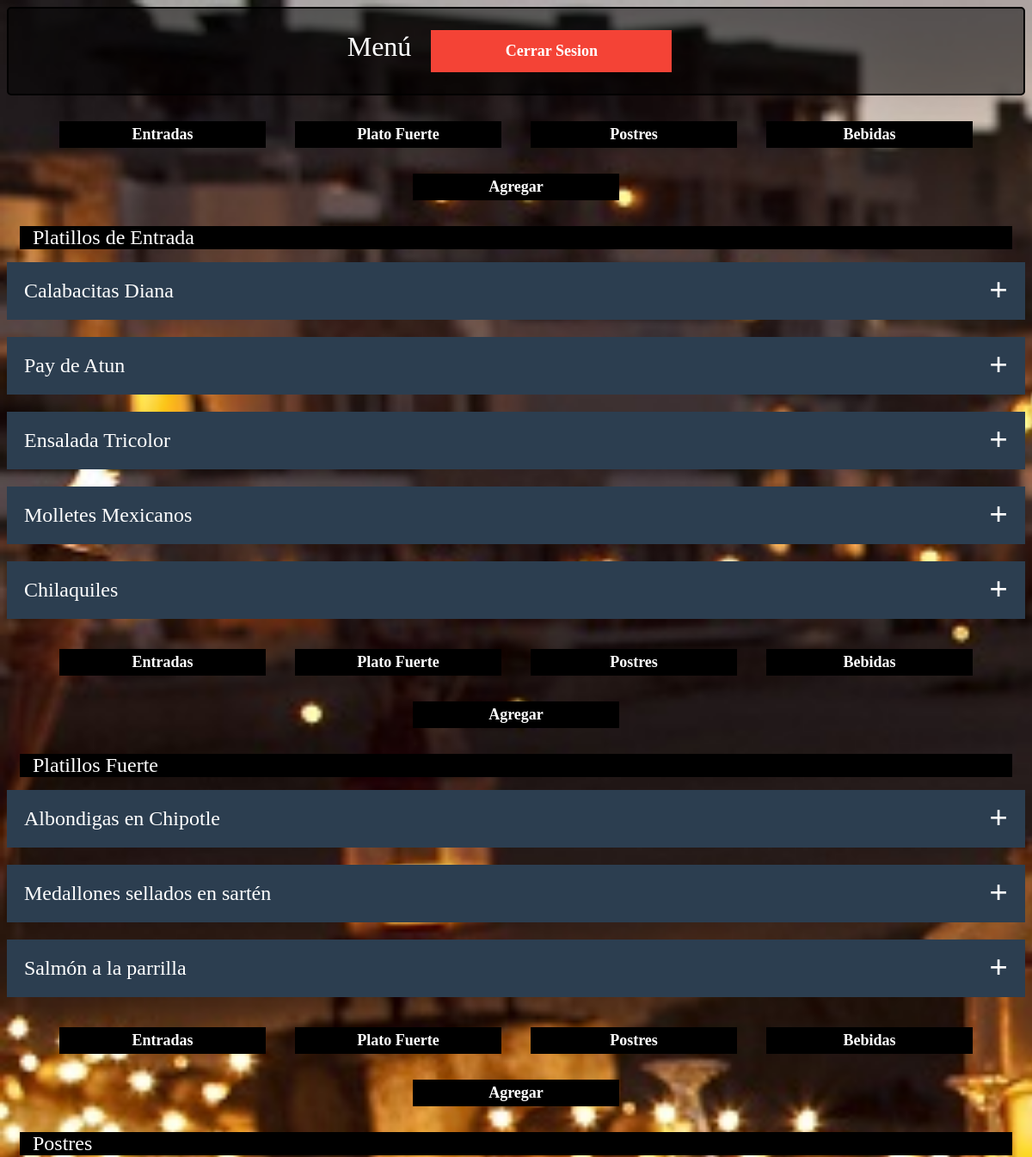
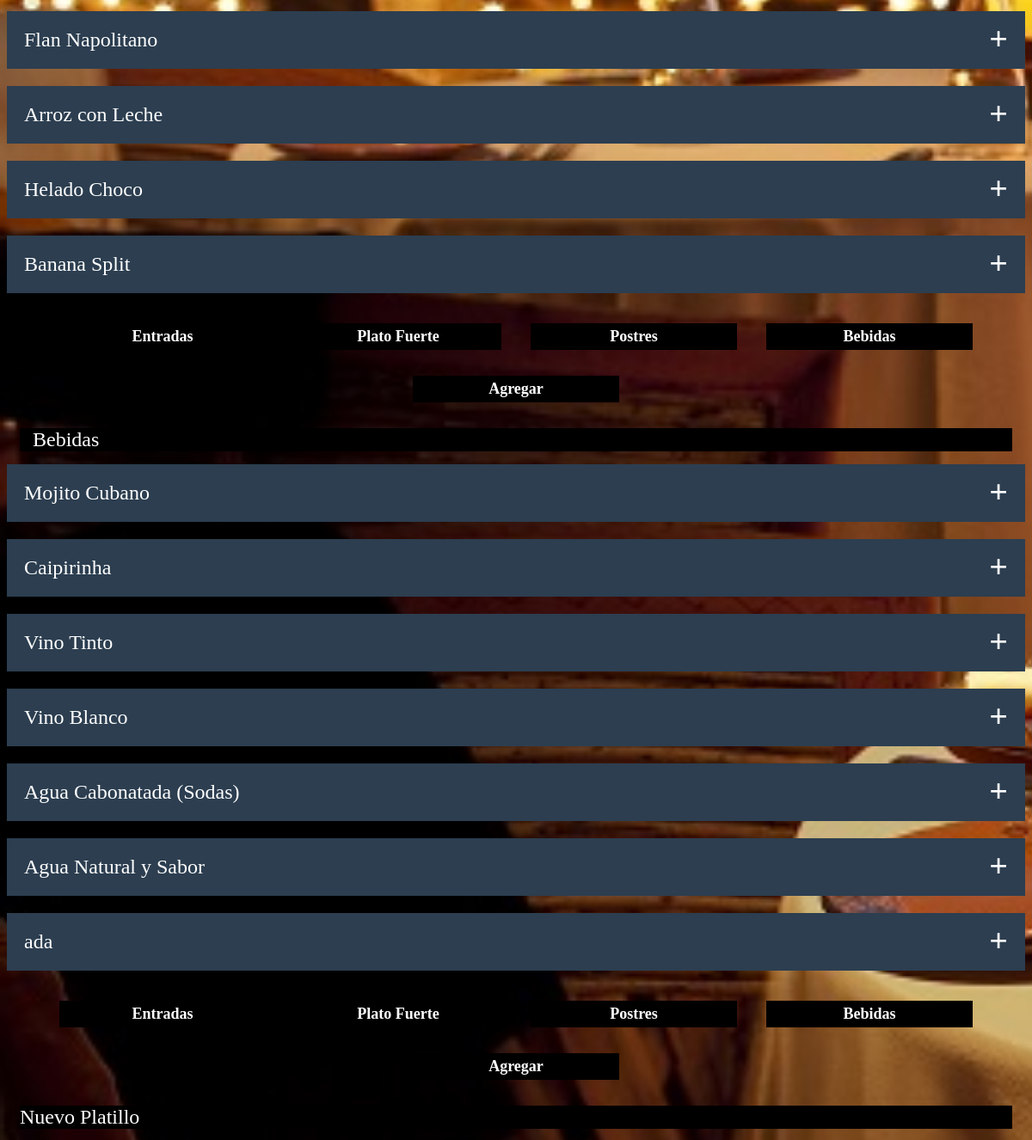
Before: /Administrador/Menu.php (signed in, upper part) with the older database file (2 pictures, top to bottom).
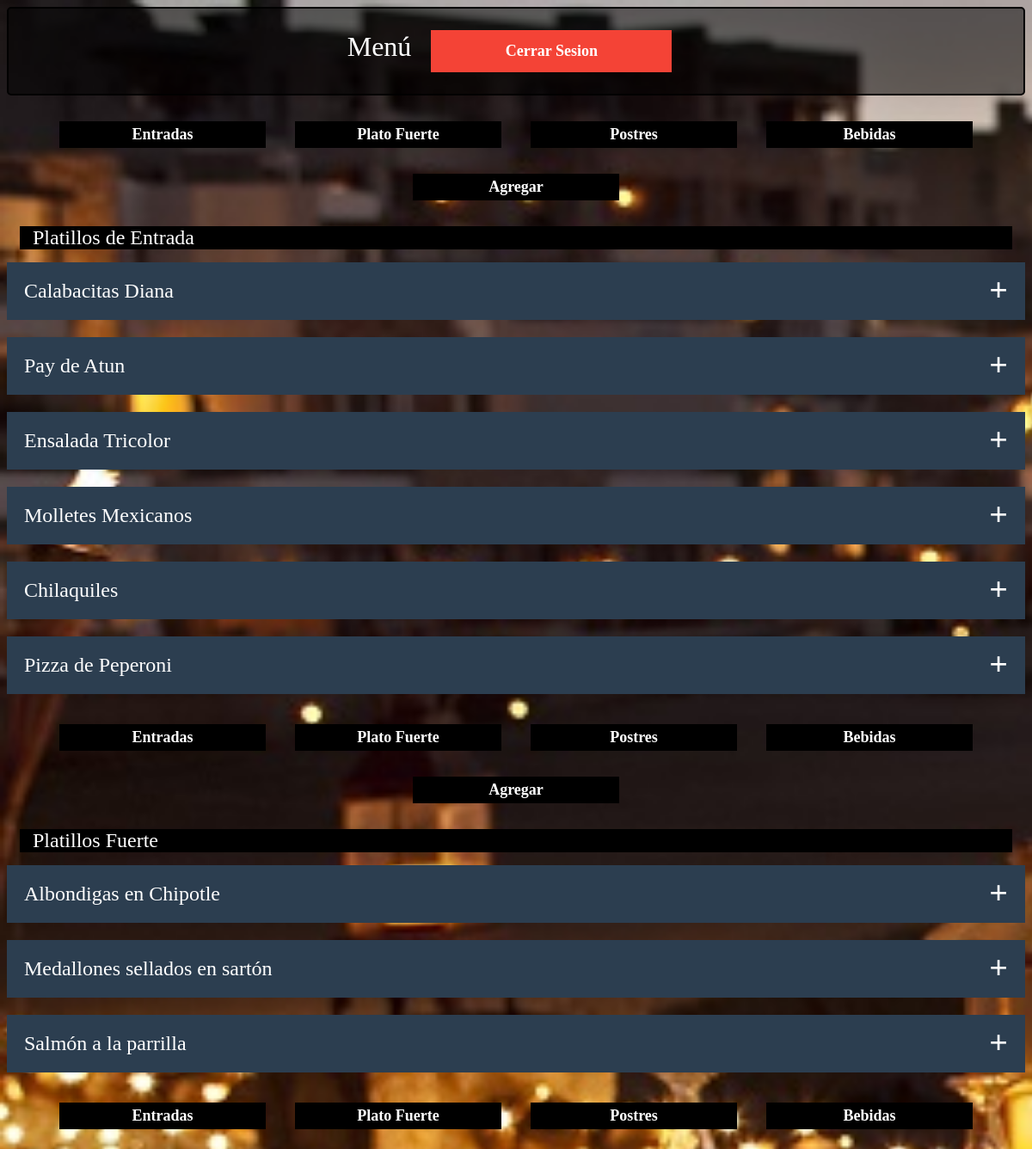
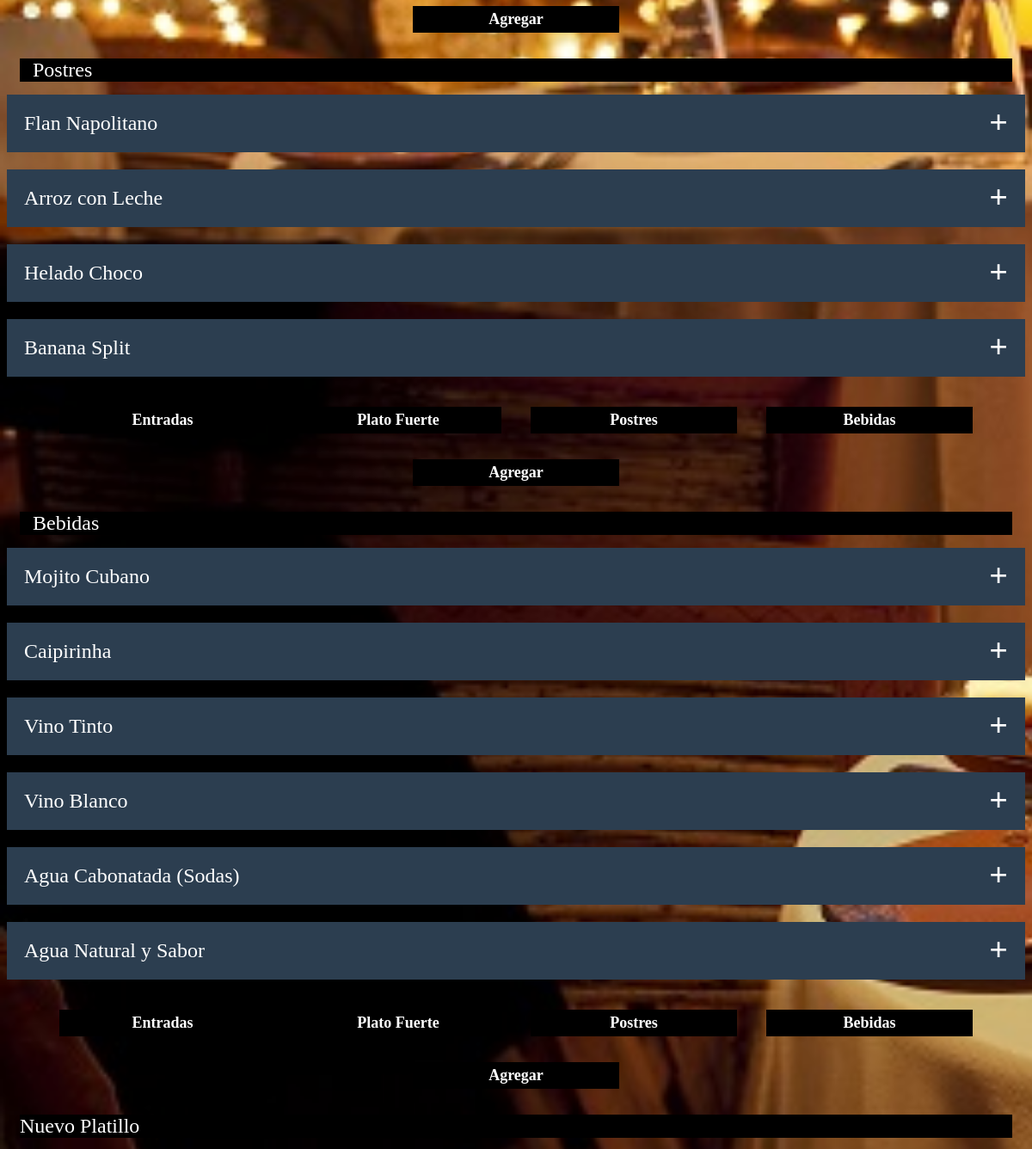
After: the same page with the newer database file (2 pictures, top to bottom).
### tables this page shows
CREATE TABLE `Platillo` (
  `idPlatillo` int(11) NOT NULL AUTO_INCREMENT,
  `Nombre` varchar(500) DEFAULT NULL,
  `Descripcion` varchar(500) DEFAULT NULL,
  `Sugerencia` varchar(1000) DEFAULT NULL,
  `Costo` double DEFAULT NULL,
  `Tipo_Platillo` varchar(50) DEFAULT NULL,
  `Img` varchar(10000) DEFAULT NULL,
  PRIMARY KEY (`idPlatillo`)
);

CREATE TABLE `Bebidas` (
  `idBebidas` int(11) NOT NULL AUTO_INCREMENT,
  `Nombre` varchar(100) DEFAULT NULL,
  `Descripcion` varchar(500) DEFAULT NULL,
  `Costo` double DEFAULT NULL,
  `Img` varchar(700) DEFAULT NULL,
  PRIMARY KEY (`idBebidas`)
);

### Administrador/php/Conectar.php (called while the page is built, shortened)
<?php
	class Conectar
	{
		public function getConexion(){
			$mysql = new mysqli("127.0.0.1","root","linux123","RestaurantDB");
			return $mysql;
		}
		public function getPlatilloEntradas()
		{
			$sql = $this->getConexion();
			$query = "select idPlatillo,Nombre,Descripcion,Costo,Img from Platillo where Tipo_Platillo = 'Entrada';";
			$resultados = $sql->query($query);
			return $resultados;
		}
		public function getPlatilloFuertes()
		{
			$sql = $this->getConexion();
			$query = "select idPlatillo,Nombre,Descripcion,Sugerencia,Costo,Img from Platillo where Tipo_Platillo = 'Fuerte';";
			$resultados = $sql->query($query);
			return $resultados;
		}
		public function getPlatilloPostres()
		{
			$sql = $this->getConexion();
			$query = "select idPlatillo,Nombre,Descripcion,Costo,Img from Platillo where Tipo_Platillo = 'Postre';";
			$resultados = $sql->query($query);
			return $resultados;
		}
		public function getBebidas()
		{
			$sql = $this->getConexion();
			$query = "select idBebidas,Nombre,Descripcion,Costo,Img from Bebidas;";
			$resultados = $sql->query($query);
			return $resultados;
		}
	}
?>

### Administrador/Menu.php (the view, shortened to what this page needs)
<!DOCTYPE html>
<html>
<head>
	<link rel="stylesheet" type="text/css" href="css/platillos_fuertes.css">
</head>
<body>
	<div class="menu_principal">
		<div class="encabezado">
			Menú <a href="php/logout.php">Cerrar Sesion</a>
		</div>
	</div>
	<?php
		include 'php/Conectar.php';
  		$conn = new Conectar();
	?>
	<div class="menu-mod">
		<div id="entradas" class="div-titulo">
			<a href="#entradas">Entradas</a>
			<a href="#platofuerte">Plato Fuerte</a>
			<a href="#postres">Postres</a>
			<a href="#bebidas">Bebidas</a>
			<a href="#nuevo">Agregar</a>
		</div>
		<div class="titulo">
				<label>Platillos de Entrada</label>
		</div>
		<?php
			$registros = $conn->getPlatilloEntradas();
			  while ($fila = $registros->fetch_assoc()) {
			    echo "
			    <form action='php/Procesar_Menu.php' method='post'>
			    <div class='accordion-container'>
			        <a class='accordion-titulo'>".$fila['Nombre']."<span class='toggle-icon'></span></a>
			        <div class='accordion-content'>
							<input type='hidden' name='id' value='".$fila['idPlatillo']."'>
			        	<label>Nombre: </label><input type='text' name='nombre' value='".$fila['Nombre']."' required ><br>
			            <label>Imagen: </label><img src='".$fila['Img']."' alt=''/><textarea name='imagen' required >".$fila['Img']."</textarea>
			               <br>
			               <label>Descripcion: </label><textarea   name='descrip' required >".$fila['Descripcion']."</textarea><br><br><br><hr>
			               <label>Costo: </label><input type='number' name='costo' step='0.01' required value='".$fila['Costo']."'>
			               <div class='botones'>
			               		<button name='btn_mod'>Modificar</button>
			               		<button name='btn_del'>Eliminar</button>
			               </div>
			        </div>
			    </div>
			    </form>
			    ";
				}
		?>
	</div>
	<div class="menu-mod">
		<div id="platofuerte" class="div-titulo">
			<a href="#entradas">Entradas</a>
			<a href="#platofuerte">Plato Fuerte</a>
			<a href="#postres">Postres</a>
			<a href="#bebidas">Bebidas</a>
			<a href="#nuevo">Agregar</a>
		</div>
		<div class="titulo">
				<label>Platillos Fuerte</label>
		</div>
		<?php
			$registros = $conn->getPlatilloFuertes();
			while ($fila = $registros->fetch_assoc()) {
			    echo "
			    <form action='php/Procesar_Menu.php' method='post'>
			    <div class='accordion-container'>
			        <a  class='accordion-titulo'>".$fila['Nombre']."<span class='toggle-icon'></span></a>
			        <div class='accordion-content'>
								<input type='hidden' name='id' value='".$fila['idPlatillo']."'>
			        	<label>Nombre: </label><input type='text' name='nombre' value='".$fila['Nombre']."' required ><br>
			            <label>Imagen: </label><img src='".$fila['Img']."' alt=''/><textarea name='imagen' required >".$fila['Img']."</textarea>
			               <br>
			               <label>Descripcion: </label><textarea   name='descrip'  required >".$fila['Descripcion']."</textarea><br><br><br>
										 <label>Sugerencia: </label><textarea   name='suger' required >".$fila['Sugerencia']."</textarea><br><br><br><hr>
			               <label>Costo: </label><input type='number' name='costo' step='0.01' value='".$fila['Costo']."' required >
			               <div class='botones'>
			               		<button name='btn_mod_pf'>Modificar</button>
			               		<button name='btn_del'>Eliminar</button>
			               </div>
			        </div>
			    </div>
			    </form>
			    ";
				}
		?>
	</div>
	<div class="menu-mod">
		<div id="postres" class="div-titulo">
			<a href="#entradas">Entradas</a>
			<a href="#platofuerte">Plato Fuerte</a>
			<a href="#postres">Postres</a>
			<a href="#bebidas">Bebidas</a>
			<a href="#nuevo">Agregar</a>
		</div>
		<div class="titulo">
				<label>Postres</label>
		</div>
		<?php
			$registros = $conn->getPlatilloPostres();
			while ($fila = $registros->fetch_assoc()) {
			    echo "
			    <form action='php/Procesar_Menu.php' method='post'>
			    <div class='accordion-container'>
			        <a  class='accordion-titulo'>".$fila['Nombre']."<span class='toggle-icon'></span></a>
			        <div class='accordion-content'>
							<input type='hidden' name='id' value='".$fila['idPlatillo']."'>
			        	<label>Nombre: </label><input type='text' name='nombre' value='".$fila['Nombre']."' required ><br>
			            <label>Imagen: </label><img src='".$fila['Img']."' alt=''/><textarea name='imagen' required >".$fila['Img']."</textarea>
			               <br>
			               <label>Descripcion: </label><textarea   name='descrip'  required >".$fila['Descripcion']."</textarea><br><br><br><hr>
			               <label>Costo: </label><input type='number' name='costo' step='0.01' value='".$fila['Costo']."' required >
			               <div class='botones'>
			               		<button name='btn_mod'>Modificar</button>
			               		<button name='btn_del'>Eliminar</button>
			               </div>
			        </div>
			    </div>
			    </form>
			    ";
				}
		?>
	</div>
	<div class="menu-mod">
		<div id="bebidas" class="div-titulo">
			<a href="#entradas">Entradas</a>
			<a href="#platofuerte">Plato Fuerte</a>
			<a href="#postres">Postres</a>
			<a href="#bebidas">Bebidas</a>
			<a href="#nuevo">Agregar</a>
		</div>
		<div class="titulo">
				<label>Bebidas</label>
		</div>
		<?php
			$registros = $conn->getBebidas();
			while ($fila = $registros->fetch_assoc()) {
			    echo "
			    <form action='php/Procesar_Menu.php' method='post'>
			    <div class='accordion-container'>
			        <a  class='accordion-titulo'>".$fila['Nombre']."<span class='toggle-icon'></span></a>
			        <div class='accordion-content'>
			        	<label>Nombre: </label><input type='text' name='nombre' value='".$fila['Nombre']."' required ><br>
								<input type='hidden' name='id' value='".$fila['idBebidas']."'>
			            <label>Imagen: </label><img src='".$fila['Img']."' alt=''/><textarea name='imagen' required >".$fila['Img']."</textarea>
			               <br>
			               <label>Descripcion: </label><textarea   name='descrip'  required >".$fila['Descripcion']."</textarea><br><br><br><hr>
			               <label>Costo: </label><input type='number' name='costo' step='0.01' value='".$fila['Costo']."' required >
			               <div class='botones'>
			               		<button name='btn_mod_beb'>Modificar</button>
			               		<button name='btn_del_beb'>Eliminar</button>
			               </div>
			        </div>
			    </div>
			    </form>
			    ";
				}
		?>
	</div>
	<div class="form-nuevo">
		<div id="nuevo" class="div-titulo">
			<a href="#entradas">Entradas</a>
			<a href="#platofuerte">Plato Fuerte</a>
			<a href="#postres">Postres</a>
			<a href="#bebidas">Bebidas</a>
			<a href="#nuevo">Agregar</a>
		</div>
		<div class="titulo">
				<label>Nuevo Platillo</label>
		</div>
	</div>
</body>
</html>

### Administrador/css/platillos_fuertes.css (style rules this page uses)
body { background-image: url("../img/fondo2.jpg"); background-repeat: repeat-y; background-attachment: fixed; background-size: cover; font-size: 100%; }
.menu_principal { margin: auto; border: 2px solid black; border-radius: 5px; }
.accordion-container { width: 100%; margin: 0 0 20px; clear:both; }
.accordion-titulo { position: relative; display: block; padding: 20px; font-size: 24px; font-weight: 300; background: #2c3e50; color: #fff; text-decoration: none; }
.accordion-titulo span.toggle-icon:before { content:"+"; }
.accordion-titulo span.toggle-icon { position: absolute; top: 10px; right: 20px; font-size: 38px; font-weight:bold; }
.menu_principal { margin: auto; border: 2px solid black; border-radius: 5px; padding: 10px; background: rgba(0,0,0,0.5); text-align: center; color: white; font-size: xx-large; }
.menu_principal a { width: 230px; margin: 15px; font-size:large; font-weight: bold; }
.menu_principal a:link,.menu_principal a:visited { background-color: #f44336; color: white; padding: 14px 25px; text-align: center; text-decoration: none; display: inline-block; }
.titulo { background-color: black; color: white; margin: 15px; font-size: x-large; }
.div-titulo { text-align: center; margin: 15px; }
.div-titulo a { width: 230px; margin: 15px; padding: 5px; font-size:large; font-weight: bold; }
.div-titulo a:link,.div-titulo a:visited { background-color: black; color: white; text-align: center; text-decoration: none; display: inline-block; }
.menu-mod label { margin: 15px; font-size: x-large; color: white; }

Changed rows visible on the page:
removed bebidas: Nombre "ada"
added platillo: Nombre "Pizza de Peperoni"
changed platillo: Nombre "Medallones sellados en sartén" → "Medallones sellados en sartón"
